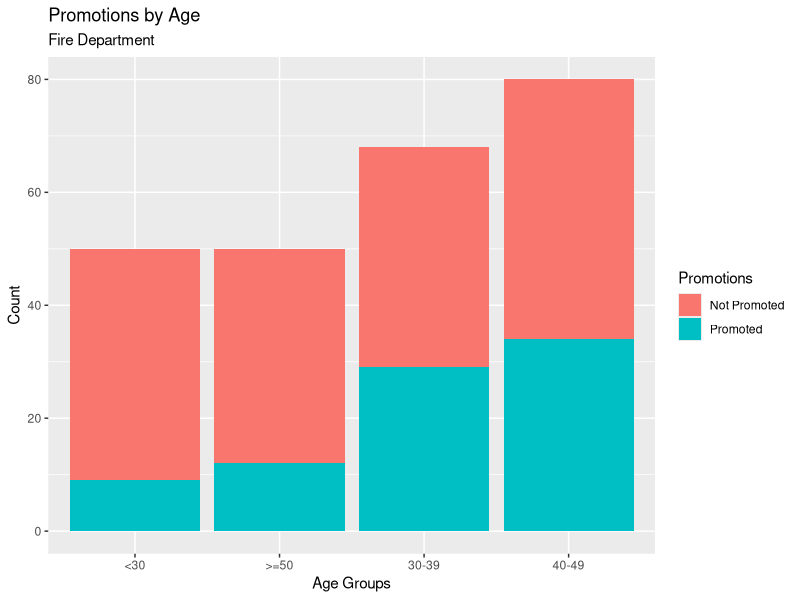
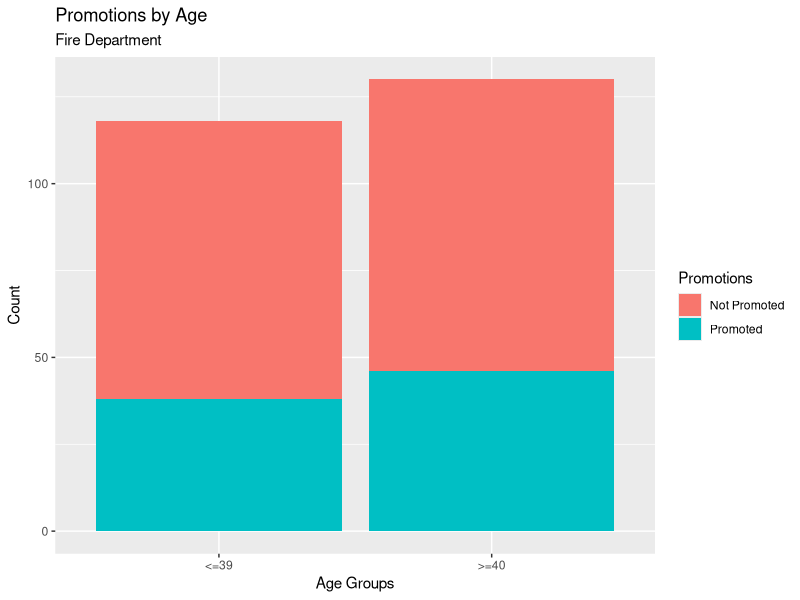

Reproduce these figures in R, in order.
## ---- chunk 1
library(tidyverse)
library(gmodels)
library(formattable)
## ---- chunk 2
# create contingency matrix table 
age_matrix <- matrix(c(9, 29, 34, 12,
                       41, 39, 46, 38),
                     nrow = 2, ncol = 4, byrow = T,
                     dimnames = list(c("Promoted", "Not Promoted"),
                                     c("<30", "30-39", "40-49", ">=50")))

age_table <- as.data.frame.matrix(age_matrix)
format_table(age_table)

# Chi-square test
chisq.test(age_matrix)

# Visualization of Age Descrimination
long_age_table <- age_table %>% 
  rownames_to_column() %>% 
  gather(Column, Value, -rowname)

long_age_table

gg_age_table <- long_age_table %>% 
  ggplot(aes(x = Column, y = Value, fill = rowname))+
  geom_bar(stat = "identity")
## ---- chunk 3
# create contingency matrix table 
age_matrix_2 <- matrix(c(38, 46,
                       80, 84),
                     nrow = 2, ncol = 2, byrow = T,
                     dimnames = list(c("Promoted", "Not Promoted"),
                                     c("<=39", ">=40")))
age_table_2 <- as.data.frame.matrix(age_matrix_2)
format_table(age_table_2)

# Chi-square test
chisq.test(age_matrix_2)

# Visualization of Age Descrimination
long_age_table_2 <- age_table_2 %>% 
  rownames_to_column() %>% 
  gather(Column, Value, -rowname)

long_age_table_2

gg_age_table_2 <- long_age_table_2 %>% 
  ggplot(aes(x = Column, y = Value, fill = rowname))+
  geom_bar(stat = "identity")
## ---- chunk 4
gg_age_table+
  labs(title = "Promotions by Age",
       subtitle = "Fire Department",
       fill = "Promotions")+
  xlab("Age Groups")+
  ylab("Count")
  
## ---- chunk 5
gg_age_table_2+
  labs(title = "Promotions by Age",
       subtitle = "Fire Department",
       fill = "Promotions")+
  xlab("Age Groups")+
  ylab("Count")
## ---- chunk 6
warranty <- matrix(c(21,15, 4,10), nrow = 2, ncol = 2, byrow = TRUE,
               dimnames = list(c("No_purchase", "Yes_purchase"),
                               c("No_Warranty", "Yes_warranty")))
warranty

# Chi-square test
chisq.test(warranty)
